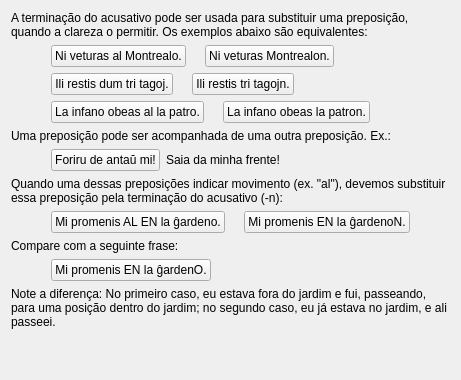
     <widget class="QWidget" name="tab_22">
      <attribute name="icon">
       <iconset resource="ikonoj.qrc">
        <normaloff>:/ikonoj/leciono.png</normaloff>:/ikonoj/leciono.png</iconset>
      </attribute>
      <attribute name="title">
       <string>10</string>
      </attribute>
      <layout class="QVBoxLayout" name="verticalLayout_238">
       <item>
        <widget class="QLabel" name="Lec07_Label556">
         <property name="text">
          <string>A terminação do acusativo pode ser usada para substituir uma preposição, quando a clareza o permitir. Os exemplos abaixo são equivalentes:</string>
         </property>
         <property name="wordWrap">
          <bool>true</bool>
         </property>
        </widget>
       </item>
       <item>
        <layout class="QHBoxLayout" name="horizontalLayout_482">
         <item>
          <spacer name="horizontalSpacer_25">
           <property name="orientation">
            <enum>Qt::Horizontal</enum>
           </property>
           <property name="sizeType">
            <enum>QSizePolicy::Fixed</enum>
           </property>
           <property name="sizeHint" stdset="0">
            <size>
             <width>40</width>
             <height>20</height>
            </size>
           </property>
          </spacer>
         </item>
         <item>
          <layout class="QVBoxLayout" name="verticalLayout_237">
           <item>
            <layout class="QHBoxLayout" name="horizontalLayout_479">
             <item>
              <widget class="klakbutono" name="Lec07_Button564">
               <property name="sizePolicy">
                <sizepolicy hsizetype="Maximum" vsizetype="Fixed">
                 <horstretch>0</horstretch>
                 <verstretch>0</verstretch>
                </sizepolicy>
               </property>
               <property name="text">
                <string>Ni veturas al Montrealo.</string>
               </property>
              </widget>
             </item>
             <item>
              <widget class="QLabel" name="label_136">
               <property name="sizePolicy">
                <sizepolicy hsizetype="Maximum" vsizetype="Preferred">
                 <horstretch>0</horstretch>
                 <verstretch>0</verstretch>
                </sizepolicy>
               </property>
               <property name="text">
                <string/>
               </property>
               <property name="pixmap">
                <pixmap resource="ikonoj.qrc">:/ikonoj/egala.png</pixmap>
               </property>
               <property name="tipo" stdset="0">
                <string>egala</string>
               </property>
              </widget>
             </item>
             <item>
              <widget class="klakbutono" name="Lec07_Button565">
               <property name="sizePolicy">
                <sizepolicy hsizetype="Maximum" vsizetype="Fixed">
                 <horstretch>0</horstretch>
                 <verstretch>0</verstretch>
                </sizepolicy>
               </property>
               <property name="text">
                <string>Ni veturas Montrealon.</string>
               </property>
              </widget>
             </item>
             <item>
              <spacer name="horizontalSpacer_29">
               <property name="orientation">
                <enum>Qt::Horizontal</enum>
               </property>
               <property name="sizeHint" stdset="0">
                <size>
                 <width>40</width>
                 <height>20</height>
                </size>
               </property>
              </spacer>
             </item>
            </layout>
           </item>
           <item>
            <layout class="QHBoxLayout" name="horizontalLayout_480">
             <item>
              <widget class="klakbutono" name="Lec07_Button566">
               <property name="sizePolicy">
                <sizepolicy hsizetype="Maximum" vsizetype="Fixed">
                 <horstretch>0</horstretch>
                 <verstretch>0</verstretch>
                </sizepolicy>
               </property>
               <property name="text">
                <string>Ili restis dum tri tagoj.</string>
               </property>
              </widget>
             </item>
             <item>
              <widget class="QLabel" name="label_190">
               <property name="sizePolicy">
                <sizepolicy hsizetype="Maximum" vsizetype="Preferred">
                 <horstretch>0</horstretch>
                 <verstretch>0</verstretch>
                </sizepolicy>
               </property>
               <property name="text">
                <string/>
               </property>
               <property name="pixmap">
                <pixmap resource="ikonoj.qrc">:/ikonoj/egala.png</pixmap>
               </property>
               <property name="tipo" stdset="0">
                <string>egala</string>
               </property>
              </widget>
             </item>
             <item>
              <widget class="klakbutono" name="Lec07_Button567">
               <property name="sizePolicy">
                <sizepolicy hsizetype="Maximum" vsizetype="Fixed">
                 <horstretch>0</horstretch>
                 <verstretch>0</verstretch>
                </sizepolicy>
               </property>
               <property name="text">
                <string>Ili restis tri tagojn.</string>
               </property>
              </widget>
             </item>
             <item>
              <spacer name="horizontalSpacer_30">
               <property name="orientation">
                <enum>Qt::Horizontal</enum>
               </property>
               <property name="sizeHint" stdset="0">
                <size>
                 <width>40</width>
                 <height>20</height>
                </size>
               </property>
              </spacer>
             </item>
            </layout>
           </item>
           <item>
            <layout class="QHBoxLayout" name="horizontalLayout_481">
             <item>
              <widget class="klakbutono" name="Lec07_Button569">
               <property name="sizePolicy">
                <sizepolicy hsizetype="Maximum" vsizetype="Fixed">
                 <horstretch>0</horstretch>
                 <verstretch>0</verstretch>
                </sizepolicy>
               </property>
               <property name="text">
                <string>La infano obeas al la patro.</string>
               </property>
              </widget>
             </item>
             <item>
              <widget class="QLabel" name="label_191">
               <property name="sizePolicy">
                <sizepolicy hsizetype="Maximum" vsizetype="Preferred">
                 <horstretch>0</horstretch>
                 <verstretch>0</verstretch>
                </sizepolicy>
               </property>
               <property name="text">
                <string/>
               </property>
               <property name="pixmap">
                <pixmap resource="ikonoj.qrc">:/ikonoj/egala.png</pixmap>
               </property>
               <property name="tipo" stdset="0">
                <string>egala</string>
               </property>
              </widget>
             </item>
             <item>
              <widget class="klakbutono" name="Lec07_Button568">
               <property name="sizePolicy">
                <sizepolicy hsizetype="Maximum" vsizetype="Fixed">
                 <horstretch>0</horstretch>
                 <verstretch>0</verstretch>
                </sizepolicy>
               </property>
               <property name="text">
                <string>La infano obeas la patron.</string>
               </property>
              </widget>
             </item>
             <item>
              <spacer name="horizontalSpacer_31">
               <property name="orientation">
                <enum>Qt::Horizontal</enum>
               </property>
               <property name="sizeHint" stdset="0">
                <size>
                 <width>40</width>
                 <height>20</height>
                </size>
               </property>
              </spacer>
             </item>
            </layout>
           </item>
          </layout>
         </item>
        </layout>
       </item>
       <item>
        <widget class="QLabel" name="Lec07_Label557">
         <property name="text">
          <string>Uma preposição pode ser acompanhada de uma outra preposição. Ex.:</string>
         </property>
         <property name="wordWrap">
          <bool>true</bool>
         </property>
        </widget>
       </item>
       <item>
        <layout class="QHBoxLayout" name="horizontalLayout_483">
         <item>
          <spacer name="horizontalSpacer_26">
           <property name="orientation">
            <enum>Qt::Horizontal</enum>
           </property>
           <property name="sizeType">
            <enum>QSizePolicy::Fixed</enum>
           </property>
           <property name="sizeHint" stdset="0">
            <size>
             <width>40</width>
             <height>20</height>
            </size>
           </property>
          </spacer>
         </item>
         <item>
          <layout class="QHBoxLayout" name="horizontalLayout_478" stretch="3,1">
           <item>
            <widget class="klakbutono" name="Lec07_Button570">
             <property name="sizePolicy">
              <sizepolicy hsizetype="Maximum" vsizetype="Fixed">
               <horstretch>0</horstretch>
               <verstretch>0</verstretch>
              </sizepolicy>
             </property>
             <property name="text">
              <string>Foriru de antaŭ mi!</string>
             </property>
            </widget>
           </item>
           <item>
            <widget class="QLabel" name="Lec07_Label558">
             <property name="text">
              <string>Saia da minha frente!</string>
             </property>
             <property name="wordWrap">
              <bool>true</bool>
             </property>
            </widget>
           </item>
          </layout>
         </item>
        </layout>
       </item>
       <item>
        <widget class="QLabel" name="Lec07_Label559">
         <property name="text">
          <string>Quando uma dessas preposições indicar movimento (ex. &quot;al&quot;), devemos substituir essa preposição pela terminação do acusativo (-n):</string>
         </property>
         <property name="wordWrap">
          <bool>true</bool>
         </property>
        </widget>
       </item>
       <item>
        <layout class="QHBoxLayout" name="horizontalLayout_484">
         <item>
          <spacer name="horizontalSpacer_27">
           <property name="orientation">
            <enum>Qt::Horizontal</enum>
           </property>
           <property name="sizeType">
            <enum>QSizePolicy::Fixed</enum>
           </property>
           <property name="sizeHint" stdset="0">
            <size>
             <width>40</width>
             <height>20</height>
            </size>
           </property>
          </spacer>
         </item>
         <item>
          <widget class="klakbutono" name="Lec07_Button571">
           <property name="sizePolicy">
            <sizepolicy hsizetype="Maximum" vsizetype="Fixed">
             <horstretch>0</horstretch>
             <verstretch>0</verstretch>
            </sizepolicy>
           </property>
           <property name="text">
            <string>Mi promenis AL EN la ĝardeno.</string>
           </property>
          </widget>
         </item>
         <item>
          <widget class="label_sago" name="label_200">
           <property name="sizePolicy">
            <sizepolicy hsizetype="Maximum" vsizetype="Preferred">
             <horstretch>0</horstretch>
             <verstretch>0</verstretch>
            </sizepolicy>
           </property>
           <property name="text">
            <string/>
           </property>
           <property name="pixmap">
            <pixmap resource="ikonoj.qrc">:/ikonoj/sago_antauen.png</pixmap>
           </property>
          </widget>
         </item>
         <item>
          <widget class="klakbutono" name="Lec07_Button572">
           <property name="sizePolicy">
            <sizepolicy hsizetype="Maximum" vsizetype="Fixed">
             <horstretch>0</horstretch>
             <verstretch>0</verstretch>
            </sizepolicy>
           </property>
           <property name="text">
            <string>Mi promenis EN la ĝardenoN.</string>
           </property>
          </widget>
         </item>
         <item>
          <spacer name="horizontalSpacer_32">
           <property name="orientation">
            <enum>Qt::Horizontal</enum>
           </property>
           <property name="sizeHint" stdset="0">
            <size>
             <width>40</width>
             <height>20</height>
            </size>
           </property>
          </spacer>
         </item>
        </layout>
       </item>
       <item>
        <widget class="QLabel" name="Lec07_Label560">
         <property name="text">
          <string>Compare com a seguinte frase:</string>
         </property>
         <property name="wordWrap">
          <bool>true</bool>
         </property>
        </widget>
       </item>
       <item>
        <layout class="QHBoxLayout" name="horizontalLayout_485">
         <item>
          <spacer name="horizontalSpacer_28">
           <property name="orientation">
            <enum>Qt::Horizontal</enum>
           </property>
           <property name="sizeType">
            <enum>QSizePolicy::Fixed</enum>
           </property>
           <property name="sizeHint" stdset="0">
            <size>
             <width>40</width>
             <height>20</height>
            </size>
           </property>
          </spacer>
         </item>
         <item>
          <widget class="klakbutono" name="Lec07_Button573">
           <property name="sizePolicy">
            <sizepolicy hsizetype="Maximum" vsizetype="Fixed">
             <horstretch>0</horstretch>
             <verstretch>0</verstretch>
            </sizepolicy>
           </property>
           <property name="text">
            <string>Mi promenis EN la ĝardenO.</string>
           </property>
          </widget>
         </item>
         <item>
          <spacer name="horizontalSpacer_33">
           <property name="orientation">
            <enum>Qt::Horizontal</enum>
           </property>
           <property name="sizeHint" stdset="0">
            <size>
             <width>40</width>
             <height>20</height>
            </size>
           </property>
          </spacer>
         </item>
        </layout>
       </item>
       <item>
        <widget class="QLabel" name="Lec07_Label561">
         <property name="text">
          <string>Note a diferença: No primeiro caso, eu estava fora do jardim e fui, passeando,  para uma posição dentro do jardim; no segundo caso, eu já estava no jardim, e ali passeei.</string>
         </property>
         <property name="wordWrap">
          <bool>true</bool>
         </property>
        </widget>
       </item>
       <item>
        <spacer name="verticalSpacer_8">
         <property name="orientation">
          <enum>Qt::Vertical</enum>
         </property>
         <property name="sizeHint" stdset="0">
          <size>
           <width>20</width>
           <height>40</height>
          </size>
         </property>
        </spacer>
       </item>
      </layout>
     </widget>
